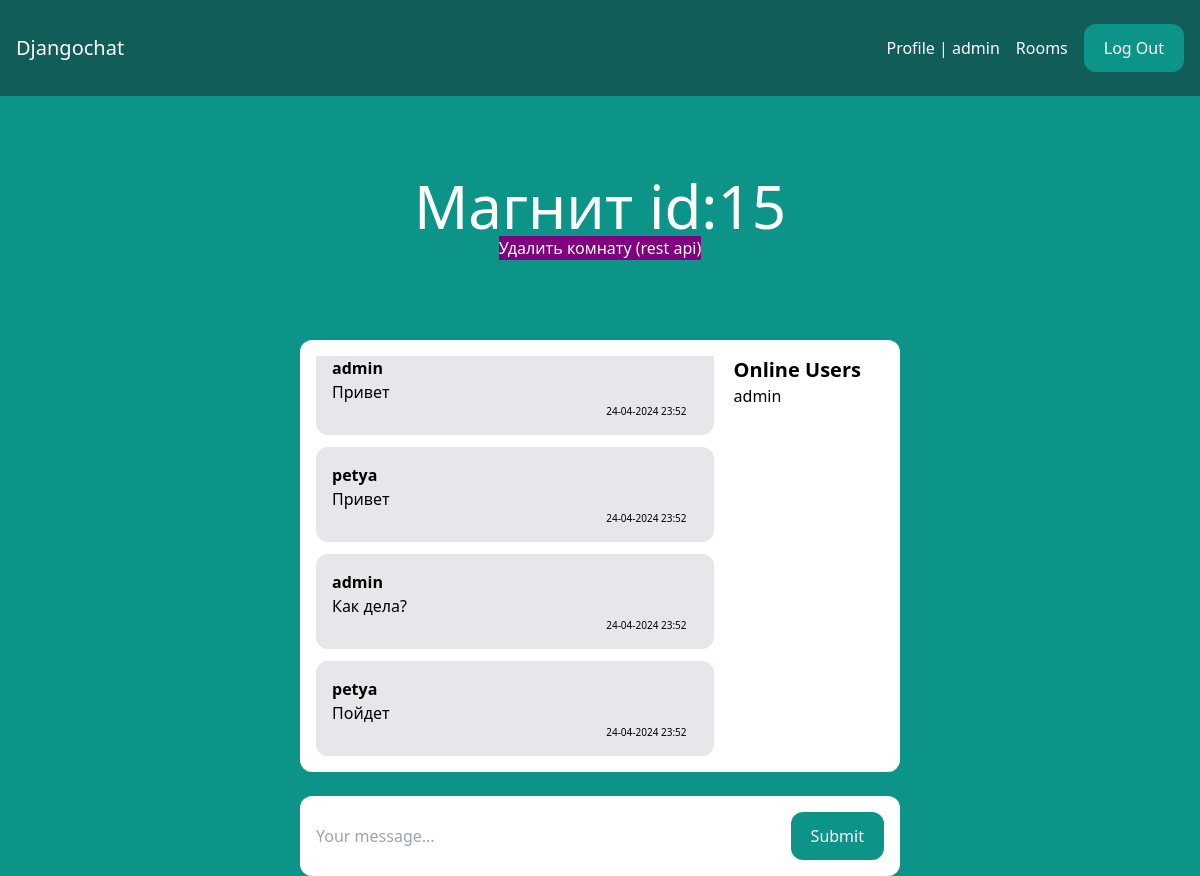
The app's page /rooms/123/ (signed in) with its own data.
### chat/models.py (models this page shows, shortened)
class Room(models.Model):
    name = models.CharField(max_length=64)      # Название комнаты
    slug = models.SlugField(unique=True)        # Какой-то slug
    members = models.ManyToManyField(User, related_name='room_users', blank=True, default=None)     # Участники

class Message(models.Model):
    room = models.ForeignKey(Room, on_delete=models.CASCADE, related_name='messages')       # Куда отправить смс
    user = models.ForeignKey(User, on_delete=models.CASCADE, related_name='user')       # Кто отправил
    text = models.TextField()       # Текст сообщения
    date_added = models.DateTimeField(auto_now_add=True)        # Дата написания

### chat/views.py (the view)
# urls.py: path("<str:room_name>/", views.room, name="room"),
@login_required
def room(request, room_name):
    room = get_object_or_404(Room, slug=room_name)
    messages = Message.objects.filter(room=room).order_by('-date_added')[:25]
    online_users = room.members.all()
    logging.debug(f"online_users: {online_users}")
    return render(request, 'room.html', {'room': room, 'messages': messages, 'online_users': online_users})

### templates/room.html (shortened to what this page needs)
{% extends 'base.html' %}
{% block content %}
    <div class="p-10 lg:p-20 text-center">
        <h1 class="text-3xl lg:text-6xl text-white">{{ room.name }} id:{{ room.id }}</h1>
        <form action="{% url 'room_delete' room.slug %}" method="post">
            <button type="submit" style="background: purple; color: white;">Удалить комнату (rest api)</button>
        </form>
    </div>
    <div class="lg:w-2/4 mx-4 lg:mx-auto p-4 bg-white rounded-xl">
        <div class="chat-messages-wrapper">
            <div class="chat-messages space-y-3" id="chat-messages">
                {% for message in messages reversed %}
                    <div class="p-4 bg-gray-200 rounded-xl">
                        <p class="font-semibold">{{ message.user.username }}</p>
                        <p>{{ message.text }}</p>
                        <p style="font-size: 10px; margin-left: 75%;">{{ message.date_added|date:'d-m-Y H:i' }}</p>
                    </div>
                {% endfor %}
            </div>
            <div class="online-users-wrapper">
                <div class="online-users">
                    <h2 class="text-xl font-semibold">Online Users</h2>
                    <ul>
                        {% for user in online_users %}
                            <li><a href="{% url 'user_profile' user.username %}">{{ user }}</a></li>
                        {% endfor %}
                    </ul>
                </div>
            </div>
        </div>
    </div>
    <div class="lg:w-2/4 mt-6 mx-4 lg:mx-auto p-4 bg-white rounded-xl">
        <form method="post" action="." class="flex">
            <input type="text" name="content" class="flex-1 mr-3" placeholder="Your message..." id="chat-message-input">
            <button class="px-5 py-3 rounded-xl text-white bg-teal-600 hover:bg-teal-700" id="chat-message-submit">
                Submit
            </button>
        </form>
    </div>
{% endblock %}

### templates/base.html (shortened to what this page needs)
<!DOCTYPE html>
<html lang="en">
<head>
    <script src="https://cdn.tailwindcss.com"></script>
</head>
<body class="bg-teal-600">
<nav class="flex items-center justify-between px-4 py-6 bg-teal-800">
    <div>
        <a href="/" class="text-xl text-white">Djangochat</a>
    </div>
    <div class="flex items-center space-x-4">
        {% if request.user.is_authenticated %}
            <a href="{% url 'user_profile' user.username %}" class="text-white hover:text-gray-200">Profile
                | {{ user }}</a>
            <a href="/rooms/" class="text-white hover:text-gray-200">Rooms</a>
            <a href="/logout/" class="px-5 py-3 rounded-xl text-white bg-teal-600 hover:bg-teal-700">Log Out</a>
        {% else %}
            <a href="/login/" class="text-white hover:text-gray-200">Log in</a>
            <a href="/signup/" class="px-5 py-3 rounded-xl text-white bg-teal-600 hover:bg-teal-700">Sign Up</a>
        {% endif %}
    </div>
</nav>
{% block content %}
{% endblock %}
</body>
</html>

### templates/room.html (style rules this page uses)
.chat-messages-wrapper { display: flex; }
.chat-messages { width: 70%; }
.online-users-wrapper { width: 30%; padding-left: 20px; }
.online-users { height: 200px; overflow-y: auto; }

### records on screen
Room: name "Магнит", id "15"
Message: user.username "admin", text "Привет", date_added "24-04-2024 23:52"
Message: user.username "petya", text "Привет", date_added "24-04-2024 23:52"
Message: user.username "admin", text "Как дела?", date_added "24-04-2024 23:52"
Message: user.username "petya", text "Пойдет", date_added "24-04-2024 23:52"

### other values on screen
{{ user }} "admin"
